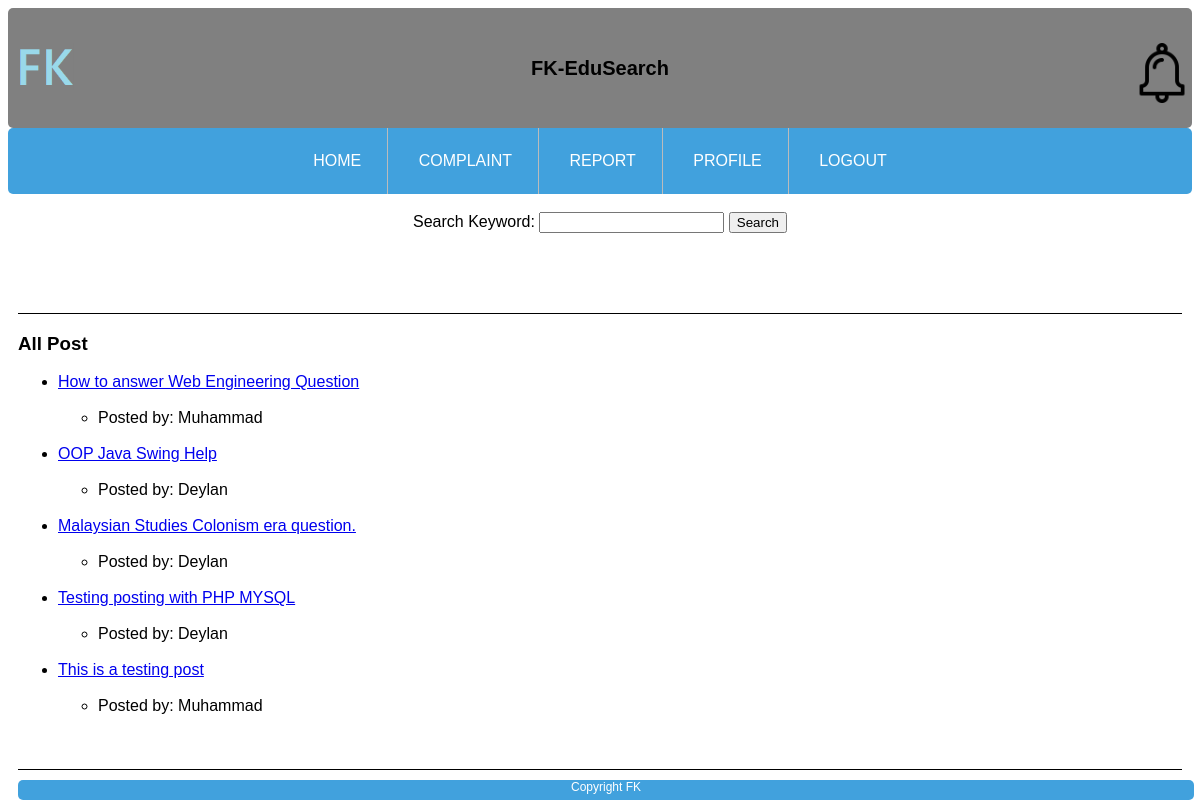
Screenshot of /search.php with the database file from the repository.
### tables this page shows
CREATE TABLE `post` (
  `PostID` int(4) NOT NULL,
  `UserID` int(4) NOT NULL,
  `PostTitle` varchar(100) NOT NULL,
  `PostContent` varchar(1000) NOT NULL,
  `PostStatus` varchar(10) NOT NULL,
  `PostDate` datetime NOT NULL,
  `ExpertID` int(4) NOT NULL
);

CREATE TABLE `users` (
  `UserID` int(4) NOT NULL,
  `Username` varchar(50) DEFAULT NULL,
  `Email` varchar(100) DEFAULT NULL,
  `Password` varchar(100) DEFAULT NULL,
  `Phone` varchar(13) NOT NULL
);

### search.php (the view, shortened to what this page needs)
<?php
include("dbase.php");
$search = $_POST['search'];
$sql = "Select post.*, users.Username from post INNER JOIN users ON post.UserID=users.UserID WHERE PostTitle like '%$search%'";
$result = $conn->query($sql);
?>
<html>
    <head>
    </head>
    <link rel="stylesheet" type="text/css" href="Style.css">
    <body>
        <header class="header">
            <div class="logo logo-left">
                <img width="60px" src="Image/fklogo.png" alt="Left Logo">
            </div>
            <div class="text">FK-EduSearch</div>
            <div class="logo logo-right">
                <img width="60px" src="Image/notiLogo.png" alt="Right Logo">
            </div>
        </header>
        <div id="navBar">
            <ul>
            <li><a href="main.php"> HOME </a></li>
                <li><a href="complaint.php"> COMPLAINT </a></li>
				<li><a href="report.php"> REPORT </a></li>
				<li><a href="profile.php"> PROFILE </a></li>
                <li><a href="logout.php"> LOGOUT </a></li>
            </ul>
        </div>
        <br>
        <center>
        <form action="search.php" method="post">
            Search Keyword: <input type="text" name="search">
            <input type ="submit" value="Search">
        </form>
        </center>
        <br><br><br>
         <div class="activePost">
            <h3>All Post</h3>
            <ul>
            <?php
            if($result->num_rows >0){
            while($row=$result->fetch_assoc()){
                $href="displayPost.php?uid=".$row['PostID'];
            ?>
                <?php echo "<li><a href='".$href."'>" .$row['PostTitle']."</a></li><br>"; ?>
                <?php echo "<ul><li>Posted by: " .$row['Username']."</li></ul><br>"; ?>
            <?php
            }
            }
            ?>
            </ul>
        </div>
    </body>
    <footer>Copyright FK</footer>
</html>

### Style.css (style rules this page uses)
.header { display: flex; border-radius: 5px; justify-content: space-between; align-items: center; padding: 10px; height: 100px; background-color: rgb(128, 128, 128); font-family: Arial, Helvetica, sans-serif; }
body { font-family: Arial, Helvetica, sans-serif; background-image: url("Image/bg.jpg"); }
.logo { width: 50px; height: 50px; }
.logo-left { margin-right: 10px; }
.logo-right { margin-left: 10px; }
.text { font-size: 20px; font-weight: bold; }
#navBar li { padding: 10px; display: inline-block; }
#navBar { text-align: center; }
#navBar a { text-decoration: none; color: #34495E; }
#navBar ul { list-style-type: inherit; margin: 0; padding: 0; overflow: hidden; background-color: #41a1dd; border-radius: 5px; }
#navBar li { float: none; position: relative; border-right: 1px solid #bbb; }
#navBar li:last-child { border-right: none; }
#navBar li a { display: block; color: white; text-align: center; padding: 14px 16px; text-decoration: none; }
.activePost { position: relative; margin: 10px; border-top: 1px solid black; border-bottom: 1px solid black; padding-bottom: 20px; }
footer { font-size: 12px; color: white; width: 98%; height: 20px; background: #41a1dd; text-align: center; border-radius: 5px; position: fixed; margin: 10px; margin-bottom: 0px; bottom: 0px; }

### rows the page displays
post: PostTitle "How to answer Web Engineering Question", UserID.Username "Muhammad"
post: PostTitle "OOP Java Swing Help", UserID.Username "Deylan"
post: PostTitle "Malaysian Studies Colonism era question.", UserID.Username "Deylan"
post: PostTitle "Testing posting with PHP MYSQL", UserID.Username "Deylan"
post: PostTitle "This is a testing post", UserID.Username "Muhammad"
